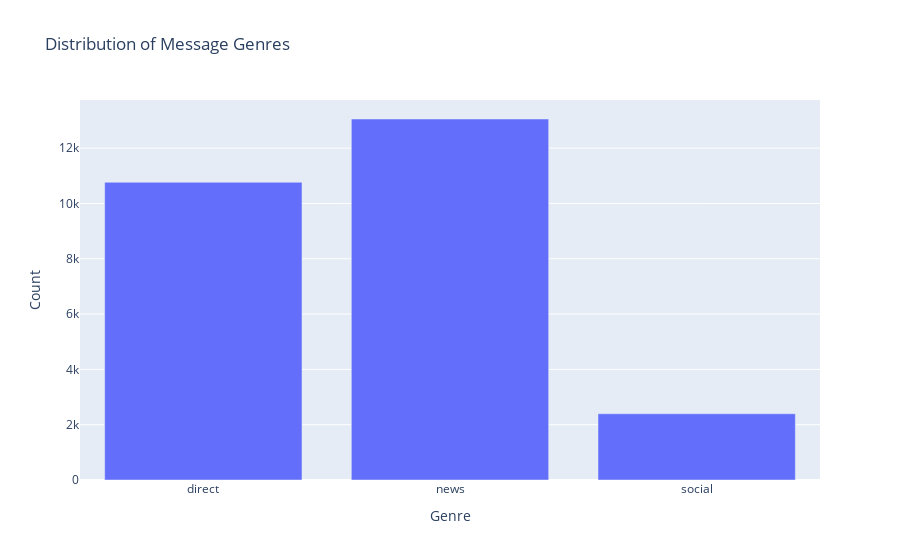

This figure's notebook cell:
### Code cell
genre_counts = df.groupby('genre').count()['message']
genre_names = list(genre_counts.index)

data = [
    Bar(
        x=genre_names,
        y=genre_counts
    )
]

layout = {
    'title': 'Distribution of Message Genres',
    'yaxis': {
        'title': "Count"
    },
    'xaxis': {
        'title': "Genre"
    }
}

fig = go.Figure(data, layout)
fig.show()

### Figure 1 — Plotly figure (JSON) as saved in the notebook; plotly's stock layout.template omitted (floating-point values rounded to 4 significant figures)
{"data": [{"type": "bar", "x": ["direct", "news", "social"], "y": [10766, 13054, 2396]}], "layout": {"autosize": true, "title": {"text": "Distribution of Message Genres"}, "xaxis": {"autorange": true, "range": [-0.5, 2.5], "title": {"text": "Genre"}, "type": "category"}, "yaxis": {"autorange": true, "range": [0, 13740.0], "title": {"text": "Count"}, "type": "linear"}}}
